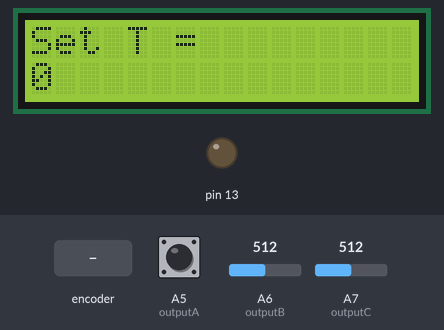
Bench run of a sketch on a simulated Arduino Nano, built with avr-gcc and run on an emulated ATmega328P. On the bench: 16×2 character LCD, output pins drawn as LEDs (lit = HIGH). The test bench sets the inputs (shaded band); at power-on: A5 (outputA) HIGH, A6 (outputB) = 512, A7 (outputC) = 512.

Above: at 1.7 s.
1.8 s: rotary encoder on A5 (outputA) / A6 (outputB) turned 3 steps (first pin leading)
At 2.7 s:
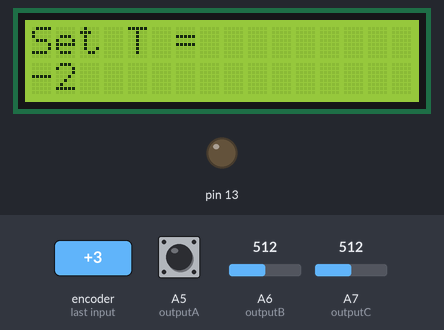
3.9 s: rotary encoder on A5 (outputA) / A6 (outputB) turned 1 step (first pin leading)
At 5.2 s:
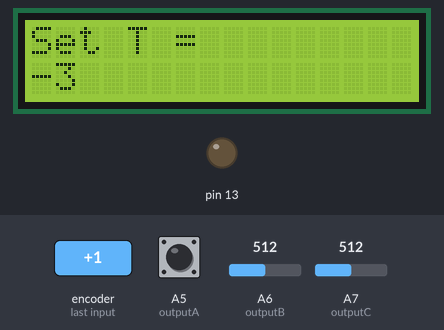
Timing chart, 0 to 6.9 s (numbered marks = the images above; inputs shaded):
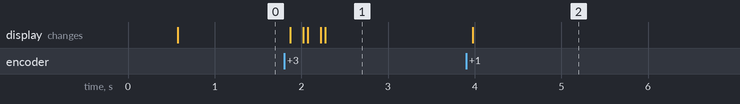

The sketch:

minusmagis_foundry_PID3.0.ino
```cpp
/* Arduino Foundry PID Controller by minusmagis*/
#include <LiquidCrystal.h>
#include <SPI.h>
#include <Wire.h>
#include "Adafruit_MAX31855.h"
#include <PID_v1.h>


//Define the rotary encoder pins
#define outputA A5 //Clk
#define outputB A6 //Data
#define outputC A7 //button

//Define the pins for the thermocouple MAX31855 circuit connections
#define MAXDO   8
#define MAXCS   9
#define MAXCLK  10

//Define the relay pins
#define RelayPin 11

//Define the variables for the Temperature control
float set_temperature = 0;
float temperature_read = 0.0;
float PID_value= 0;

//Define the variables for the rotary encoder control
int counter = 0;
int aState;
int aLastState;
int bState = 0;
int state = 0;      // the current state of the output pin
int reading = 0;          // the current reading from the input pin
int previous = 0;    // the previous reading from the input pin
long time = 0;         // the last time the output pin was toggled
long debounce = 200;   // the debounce time, increase if the output flickers
int errorCounter = 0;  //Counter to count the amount of times the thermocouple is disconected

//Define Variables for the PID algorhythm
double Setpoint, Input, Output;

//Define the variables to prevent the lcd from overusing arduino computing time
unsigned long previousMillis = 0;
const long interval = 50;
unsigned long previousT;

//Specify the links and initial tuning parameters
PID myPID(&Input, &Output, &Setpoint, 30, 1, 100, DIRECT);

// initialize the library with the numbers of the interface pins
LiquidCrystal lcd(2, 3, 4, 5, 6, 7);

//Define the window size at wich the relay will be activated
int WindowSize = 500;
unsigned long windowStartTime;

// Initialize the Thermocouple
Adafruit_MAX31855 thermocouple(MAXCLK, MAXCS, MAXDO);


void setup() {
    //Define inputs for the encoder
  pinMode(outputA,INPUT);
  pinMode(outputB,INPUT);
  pinMode(outputC,INPUT);

  // set up the LCD's number of columns and rows:
  lcd.begin(16, 2);
  lcd.clear();
  lcd.print("Minusmagis Foundry");  //Display a welcome message
  // wait for MAX chip to stabilize
  delay(500);
  //Serial.println("Foundry Software ---------------------------- minusmagis");
  //Define the relay pins as outputs
  pinMode(13,OUTPUT);

  windowStartTime = millis();


  //tell the PID to range between 0 and the full window size
  myPID.SetOutputLimits(0, WindowSize);

  //turn the PID on
  myPID.SetMode(AUTOMATIC);

  state = 0; //Write the first state of the encoder to prevent an unintended movement
  lcd.clear();

  Serial.begin (9600);
}


void loop() {
  Input = temperature_read;
  Setpoint = set_temperature;
  myPID.Compute();
   button();
   unsigned long now = millis();
     if (now - windowStartTime > WindowSize)
  { //time to shift the Relay Window
    windowStartTime += WindowSize;
  }
  if (Output > now - windowStartTime) digitalWrite(13, HIGH);
  else digitalWrite(13, LOW);
     if (state == 1)
  {
    Rotary();
  }
    if (now - previousMillis >= interval) {
          previousMillis = now;
    if (state == 0)
  {
    if (counter < 0){
    set_temperature = 0;
    counter = 0;
    lcd.clear();
    lcd.print("THIS IS NOT A");
    lcd.setCursor(0,1);
    lcd.print("FREEZER");
    delay(1000);
    }
    else{
    set_temperature = counter/2;
    }
    double c = thermocouple.readCelsius();
   if (isnan(c))
   {
     errorCounter++;
     if (errorCounter > 20)
     {
      set_temperature = 0;
     }
   }
   else{
    temperature_read = c;
    errorCounter = 0;
   }
    lcd.clear();
    lcd.setCursor(0,0);
    lcd.print("Set T = ");
    lcd.print(set_temperature);
    lcd.setCursor(0,1);
    lcd.print("Real T = ");
     if (errorCounter > 20)
     {
    lcd.print("T/C Err");
     }
     else{
    lcd.print(temperature_read);
     }

  }
    else if (state == 1)
  {
    printLCD(counter);
  }
  else
  {
    lcd.print("Error");
  }
}
}

void printLCD(int counter) { //Function that decides what to print on the lcd

    //Serial.print("Set T = ");
    //Serial.println(counter/2);
    lcd.clear();
    lcd.setCursor(0, 0);
    lcd.print("Set T = ");
    lcd.setCursor(0, 1);
    lcd.print(counter/2);

}

void Rotary() {
  float velocity = 0;

  aState = digitalRead(outputA); // Reads the "current" state of the outputA
  // If the previous and the current state of the outputA are different, that means a Pulse has occured
  if (analogRead(outputB) > 500) {
    bState = 1;
  }
  else
  {
    bState = 0;
  }
  if (aState != aLastState) {
    unsigned long now = micros();
    velocity = log10(abs(1000000/(now - previousT))+1);
    previousT = now;
    //Serial.println(velocity); debugging purposes
    // If the outputB state is different to the outputA state, that means the encoder is rotating clockwise
    if (bState != aState) {
      counter = counter + 1*velocity*velocity*velocity*velocity;
    } else {
      counter = counter - abs(1*velocity*velocity*velocity*velocity);
    }
  }
  aLastState = aState; // Updates the previous state of the outputA with the current state
}

void button() {
  if (analogRead(outputC) > 500) {
    reading = 1;
  }
  else
  {
    reading = 0;
  }

  // if the input just went from LOW and HIGH and we've waited long enough
  // to ignore any noise on the circuit, toggle the output pin and remember
  // the time
  if (reading == 1 && previous == 0 && millis() - time > debounce) {
    if (state == 1)
    {
      state = 0;
    }
    else
    {
      state = 1;
    }
    time = millis();
  }
  previous = reading;

}
```

Measured:
- after the input at 1.8 s, the display: first changes after 0.07 s (image 1 shows a later state)
- after the input at 3.9 s, the display: changes after 0.08 s (image 2)
